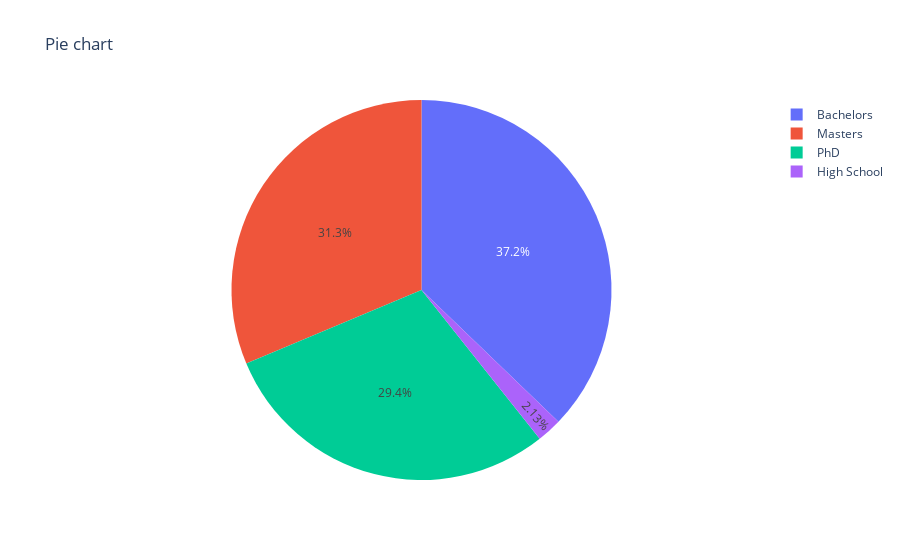

The notebook cell saved with this chart:
### Code cell
#Pie Chart
import pandas as pd
import plotly.express as px

Job_data = pd.read_csv(r"C:\Users\ASUS\Desktop\FILES\Data analysis\projects\Job db.csv")

px.pie(
    Job_data,
    values="Salary",
    names="Education_Level",
    title="Pie chart"
    )

### Figure 1 — Plotly figure (JSON) as saved in the notebook; plotly's stock layout.template omitted (floating-point values rounded to 4 significant figures; data arrays with more than 128 entries replaced by an {"elided": "..."} marker saying what was removed)
{"data": [{"domain": {"x": [0, 1], "y": [0, 1]}, "hovertemplate": "Education_Level=%{label}<br>Salary=%{value}<extra></extra>", "labels": {"elided": "6702 str values"}, "legendgroup": "", "name": "", "showlegend": true, "type": "pie", "values": {"elided": "6702 int values"}}], "layout": {"legend": {"tracegroupgap": 0}, "title": {"text": "Pie chart"}}}
